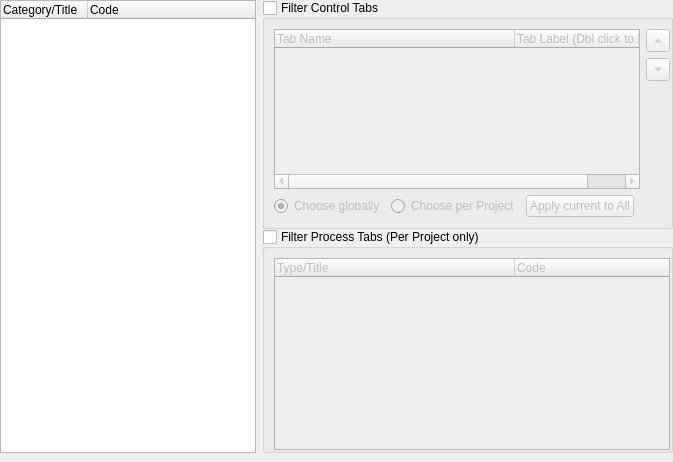
<?xml version="1.0" encoding="UTF-8"?>
<ui version="4.0">
 <class>checkinOutPageWidget</class>
 <widget class="QWidget" name="checkinOutPageWidget">
  <layout class="QGridLayout" name="checkinOutPageWidgetLayout" columnstretch="1,0">
   <property name="leftMargin">
    <number>0</number>
   </property>
   <property name="topMargin">
    <number>0</number>
   </property>
   <property name="rightMargin">
    <number>0</number>
   </property>
   <property name="bottomMargin">
    <number>9</number>
   </property>
   <property name="verticalSpacing">
    <number>0</number>
   </property>
   <item row="1" column="1">
    <widget class="QGroupBox" name="processTabsFilterGroupBox">
     <property name="title">
      <string>Filter Process Tabs (Per Project only)</string>
     </property>
     <property name="flat">
      <bool>true</bool>
     </property>
     <property name="checkable">
      <bool>true</bool>
     </property>
     <property name="checked">
      <bool>false</bool>
     </property>
     <layout class="QVBoxLayout" name="processTabsFilterLayout">
      <property name="leftMargin">
       <number>9</number>
      </property>
      <property name="rightMargin">
       <number>0</number>
      </property>
      <property name="bottomMargin">
       <number>0</number>
      </property>
      <item>
       <widget class="QTreeWidget" name="processTreeWidget">
        <property name="styleSheet">
         <string notr="true">QTreeView::item {
	padding: 2px;
}</string>
        </property>
        <property name="horizontalScrollBarPolicy">
         <enum>Qt::ScrollBarAlwaysOff</enum>
        </property>
        <property name="verticalScrollMode">
         <enum>QAbstractItemView::ScrollPerPixel</enum>
        </property>
        <attribute name="headerDefaultSectionSize">
         <number>240</number>
        </attribute>
        <attribute name="headerMinimumSectionSize">
         <number>170</number>
        </attribute>
        <column>
         <property name="text">
          <string>Type/Title</string>
         </property>
        </column>
        <column>
         <property name="text">
          <string>Code</string>
         </property>
        </column>
       </widget>
      </item>
     </layout>
    </widget>
   </item>
   <item row="0" column="1">
    <widget class="QGroupBox" name="controlsTabsFilterGroupBox">
     <property name="title">
      <string>Filter Control Tabs</string>
     </property>
     <property name="flat">
      <bool>true</bool>
     </property>
     <property name="checkable">
      <bool>true</bool>
     </property>
     <property name="checked">
      <bool>false</bool>
     </property>
     <layout class="QGridLayout" name="controlsTabsFilterLayout">
      <property name="leftMargin">
       <number>9</number>
      </property>
      <property name="rightMargin">
       <number>0</number>
      </property>
      <item row="0" column="0" rowspan="3" colspan="4">
       <widget class="QTreeWidget" name="controlsTabsTreeWidget">
        <property name="maximumSize">
         <size>
          <width>16777215</width>
          <height>160</height>
         </size>
        </property>
        <property name="styleSheet">
         <string notr="true">QTreeView::item {
	padding: 2px;
}</string>
        </property>
        <property name="tabKeyNavigation">
         <bool>true</bool>
        </property>
        <property name="alternatingRowColors">
         <bool>true</bool>
        </property>
        <property name="rootIsDecorated">
         <bool>false</bool>
        </property>
        <property name="uniformRowHeights">
         <bool>true</bool>
        </property>
        <property name="itemsExpandable">
         <bool>false</bool>
        </property>
        <property name="animated">
         <bool>true</bool>
        </property>
        <property name="expandsOnDoubleClick">
         <bool>false</bool>
        </property>
        <attribute name="headerDefaultSectionSize">
         <number>240</number>
        </attribute>
        <attribute name="headerMinimumSectionSize">
         <number>170</number>
        </attribute>
        <column>
         <property name="text">
          <string>Tab Name</string>
         </property>
        </column>
        <column>
         <property name="text">
          <string>Tab Label (Dbl click to Edit)</string>
         </property>
        </column>
       </widget>
      </item>
      <item row="0" column="4">
       <widget class="QToolButton" name="controlsTabsMoveUpToolButton">
        <property name="text">
         <string>...</string>
        </property>
        <property name="arrowType">
         <enum>Qt::UpArrow</enum>
        </property>
       </widget>
      </item>
      <item row="3" column="0">
       <widget class="QRadioButton" name="applyToAllProjectsRadioButton">
        <property name="text">
         <string>Choose globally</string>
        </property>
        <property name="checked">
         <bool>true</bool>
        </property>
       </widget>
      </item>
      <item row="1" column="4">
       <widget class="QToolButton" name="controlsTabsMoveDownToolButton">
        <property name="text">
         <string>...</string>
        </property>
        <property name="arrowType">
         <enum>Qt::DownArrow</enum>
        </property>
       </widget>
      </item>
      <item row="3" column="2">
       <widget class="QPushButton" name="applyToAllProjectsPushButton">
        <property name="enabled">
         <bool>false</bool>
        </property>
        <property name="text">
         <string>Apply current to All</string>
        </property>
       </widget>
      </item>
      <item row="3" column="1">
       <widget class="QRadioButton" name="applyPerProjectsRadioButton">
        <property name="text">
         <string>Choose per Project</string>
        </property>
       </widget>
      </item>
     </layout>
    </widget>
   </item>
   <item row="0" column="0" rowspan="3">
    <widget class="QTreeWidget" name="projectsDisplayTreeWidget">
     <property name="maximumSize">
      <size>
       <width>300</width>
       <height>16777215</height>
      </size>
     </property>
     <property name="styleSheet">
      <string notr="true">QTreeView::item {
	padding: 2px;
}</string>
     </property>
     <property name="verticalScrollMode">
      <enum>QAbstractItemView::ScrollPerPixel</enum>
     </property>
     <property name="rootIsDecorated">
      <bool>false</bool>
     </property>
     <attribute name="headerDefaultSectionSize">
      <number>87</number>
     </attribute>
     <column>
      <property name="text">
       <string>Category/Title</string>
      </property>
     </column>
     <column>
      <property name="text">
       <string>Code</string>
      </property>
     </column>
    </widget>
   </item>
  </layout>
 </widget>
 <resources/>
 <connections>
  <connection>
   <sender>applyPerProjectsRadioButton</sender>
   <signal>toggled(bool)</signal>
   <receiver>applyToAllProjectsPushButton</receiver>
   <slot>setEnabled(bool)</slot>
   <hints>
    <hint type="sourcelabel">
     <x>371</x>
     <y>197</y>
    </hint>
    <hint type="destinationlabel">
     <x>431</x>
     <y>201</y>
    </hint>
   </hints>
  </connection>
 </connections>
</ui>
